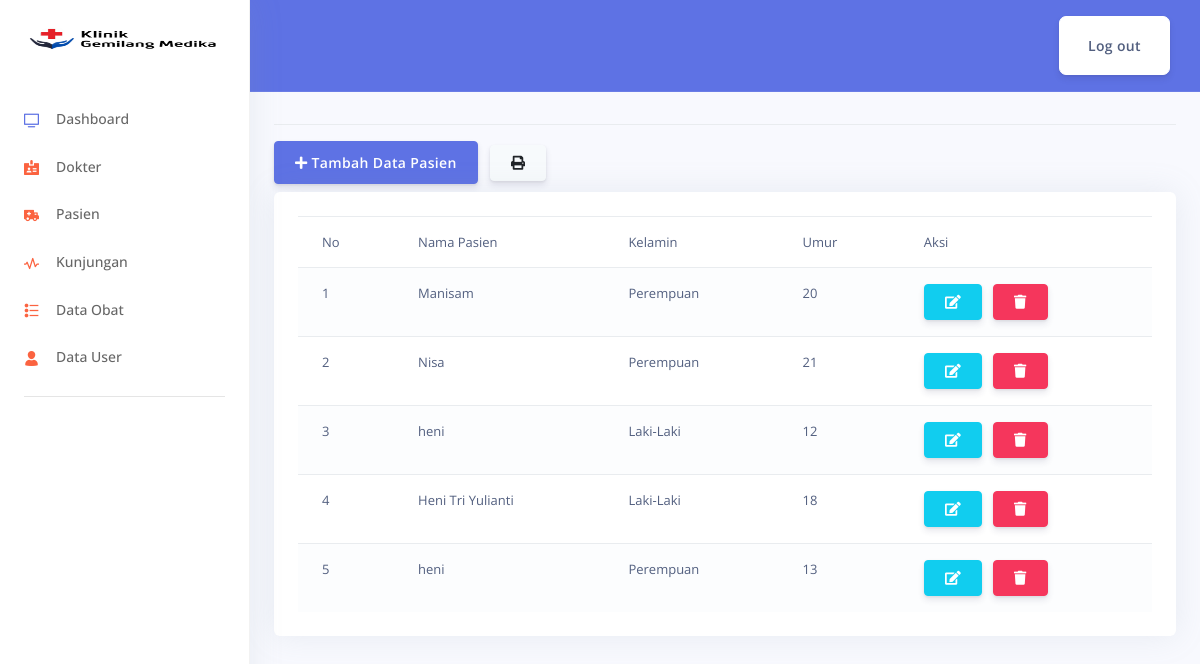
Page /index.php/admin/pasien on the committed database.
### tables this page shows
CREATE TABLE `pasien` (
  `id_pasien` int(11) NOT NULL,
  `nama_pasien` varchar(50) NOT NULL,
  `jk_pasien` enum('L','P') NOT NULL,
  `umur_pasien` int(11) NOT NULL
);

### application/controllers/admin/Pasien.php (called while the page is built, shortened)
<?php
class Pasien extends CI_Controller {
	public function __construct()
	{
		$this->load->model('Pasien_m');
		$this->load->library('form_validation');
	}
	public function index()
	{
		$data['title'] = 'Manajement Data Pasien';
		$data['pasien'] = $this->Pasien_m->get('pasien')->result_array();
		$this->form_validation->set_rules('nama', 'Nama Pasien', 'required|trim');
		$this->form_validation->set_rules('jk', 'Kelamin Pasien', 'required|trim');
		$this->form_validation->set_rules('umur', 'Umur Pasien', 'required|trim');
		if($this->form_validation->run() == FALSE) {
			$this->load->view('layout/header', $data);
			$this->load->view('layout/sidebar');
			$this->load->view('admin/pasien/index', $data);
			$this->load->view('layout/footer');
		}
	}
}

### index.php (called while the page is built, shortened)
<?php
require_once BASEPATH.'core/CodeIgniter.php';

### application/models/Pasien_m.php (called while the page is built, shortened)
<?php
class Pasien_m extends CI_Model {
	public function get($table)
	{
		return $this->db->get($table);
	}
}

### application/views/admin/pasien/index.php (the view, shortened to what this page needs)
<main role="main" class="col-md-15 ml-sm-auto col-lg-15 px-md-4">
  <div class="d-flex justify-content-between flex-wrap flex-md-nowrap align-items-center pt-3 pb-2 mb-3 border-bottom">
  </div>
  <div class="row mb-10">
    <div class="col-md-6">
      <button type="button" class="btn btn-primary mb-2" data-toggle="modal" data-target="#formModalPasien">
        <i class="fas fa-plus"></i> Tambah Data Pasien
      </button>
      <a href="<?= base_url('laporan/pasien'); ?>" target="_blank" class="btn btn-secondary mb-2"><i class="fas fa-print"></i></a>
    </div>
  </div>
  <div class="card">
    <div class="card-body">
      <div class="row">
        <div class="col-md">
          <div class="table-responsive">
            <table class="table table-striped">
              <thead>
                <tr>
                  <td>No</td>
                  <td>Nama Pasien</td>
                  <td>Kelamin</td>
                  <td>Umur</td>
                  <td>Aksi</td>
                </tr>
              </thead>
              <tbody>
                <?php $no = 1; foreach($pasien as $u) : ?>
                  <tr>
                    <td><?= $no++; ?></td>
                    <td><?= $u['nama_pasien']; ?></td>
                    <td><?= $u['jk_pasien'] == 'L' ? 'Laki-Laki' : 'Perempuan'; ?></td>
                    <td><?= $u['umur_pasien']; ?></td>
                    <td>
                      <a href="<?= base_url('admin/pasien/ubah/') . $u['id_pasien']; ?>" class="btn btn-info"><i class="fas fa-edit"></i></a>
                      <a href="<?= base_url('admin/pasien/hapus/') . $u['id_pasien']; ?>" class="btn btn-danger" onclick="return confirm('Yakin Hapus ?')"><i class="fas fa-trash"></i></a>
                    </td>
                  </tr>
                <?php endforeach; ?>
              </tbody>
            </table>
          </div>
        </div>
      </div>
    </div>
  </div>
</main>

### rows in the picture
pasien: nama_pasien "Manisam", jk_pasien "Perempuan", umur_pasien "20"
pasien: nama_pasien "Nisa", jk_pasien "Perempuan", umur_pasien "21"
pasien: nama_pasien "heni", jk_pasien "Laki-Laki", umur_pasien "12"
pasien: nama_pasien "Heni Tri Yulianti", jk_pasien "Laki-Laki", umur_pasien "18"
pasien: nama_pasien "heni", jk_pasien "Perempuan", umur_pasien "13"
